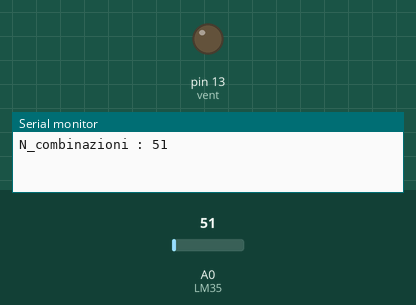
Simulated run of this sketch. Board: Arduino Uno, built with avr-gcc and run on an emulated ATmega328P. Shown: output pins drawn as LEDs (lit = HIGH), the last lines printed to the serial monitor. Inputs (shaded band) come from the test bench; at power-on: A0 (LM35) = 51.

Above: at 0.1 s.
At 2.3 s:
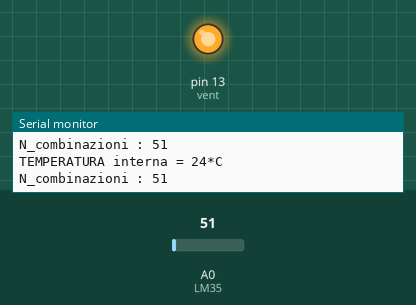
Timing chart, 0 to 3.8 s (numbered marks = the images above):
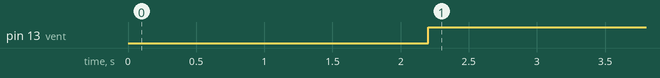

The sketch:

temperatura_monitor_seriale.ino
```cpp
//Visualizzare la temperatura sul monitor seriale
#define LM35 A0
int N_combinazione;
int T_interna;
const int vent=13;

void setup ()
             {
               Serial.begin (9600);
               pinMode (vent,OUTPUT);
             }

void loop ()
             {
               N_combinazione=analogRead(LM35);
               T_interna=N_combinazione*0.48875;
               Serial.print("N_combinazioni : ");
               Serial.println(N_combinazione);
               delay(200);
               Serial.print("TEMPERATURA interna = ");
               Serial.print(T_interna);
               Serial.println("*C ");
               Serial.println();
               delay(2000);
               digitalWrite (vent,HIGH);

             }
```

Measured:
- by itself, pin 13 (vent): LOW → HIGH at 2.2 s
